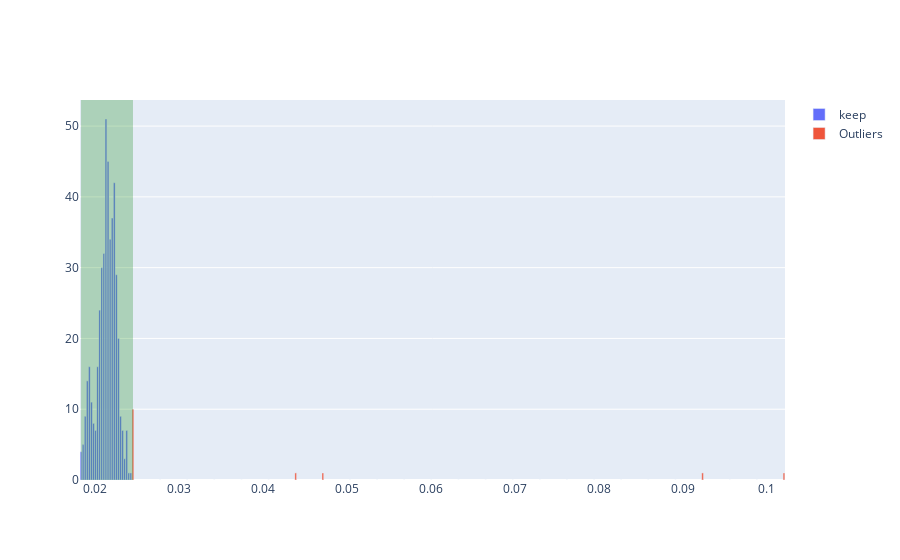

Write notebook code for a chart like this one.
### Code cell
threshold = 0.0245
lower = min(list(ave_distance.values()))
upper = max(list(ave_distance.values()))
outliers = [acc for acc, dist in list(ave_distance.items()) if dist>threshold]
y,x = np.histogram(list(ave_distance.values()), range = [lower,threshold], bins = 25)
y_out, x_out = np.histogram(list(ave_distance.values()), range = [threshold, upper], bins = 25)
trace = go.Bar(x=x, y=y, name = 'keep')
trace_out = go.Bar(x=x_out, y=y_out, name = 'Outliers')
ave_tree_dist_fig = go.Figure(data=[trace, trace_out])
ave_tree_dist_fig.add_vrect(lower,threshold, fillcolor="green", opacity=0.25, line_width=0)

### Figure 1 — Plotly figure (JSON) as saved in the notebook; plotly's stock layout.template omitted (floating-point values rounded to 4 significant figures)
{"data": [{"name": "keep", "type": "bar", "x": [0.01831, 0.01856, 0.01881, 0.01906, 0.0193, 0.01955, 0.0198, 0.02005, 0.02029, 0.02054, 0.02079, 0.02104, 0.02128, 0.02153, 0.02178, 0.02203, 0.02227, 0.02252, 0.02277, 0.02302, 0.02326, 0.02351, 0.02376, 0.02401, 0.02425, 0.0245], "y": [4, 5, 9, 14, 16, 11, 8, 7, 16, 24, 30, 32, 51, 45, 34, 37, 42, 29, 20, 9, 7, 3, 7, 1, 1]}, {"name": "Outliers", "type": "bar", "x": [0.0245, 0.02773, 0.03096, 0.03419, 0.03743, 0.04066, 0.04389, 0.04712, 0.05035, 0.05358, 0.05682, 0.06005, 0.06328, 0.06651, 0.06974, 0.07297, 0.0762, 0.07944, 0.08267, 0.0859, 0.08913, 0.09236, 0.09559, 0.09883, 0.1021, 0.1053], "y": [10, 0, 0, 0, 0, 0, 1, 1, 0, 0, 0, 0, 0, 0, 0, 0, 0, 0, 0, 0, 0, 1, 0, 0, 1]}], "layout": {"autosize": true, "shapes": [{"fillcolor": "green", "line": {"width": 0}, "opacity": 0.25, "type": "rect", "x0": 0.01831, "x1": 0.0245, "xref": "x", "y0": 0, "y1": 1, "yref": "y domain"}], "xaxis": {"autorange": true, "range": [0.01819, 0.1022], "type": "linear"}, "yaxis": {"autorange": true, "range": [0, 53.68], "type": "linear"}}}
